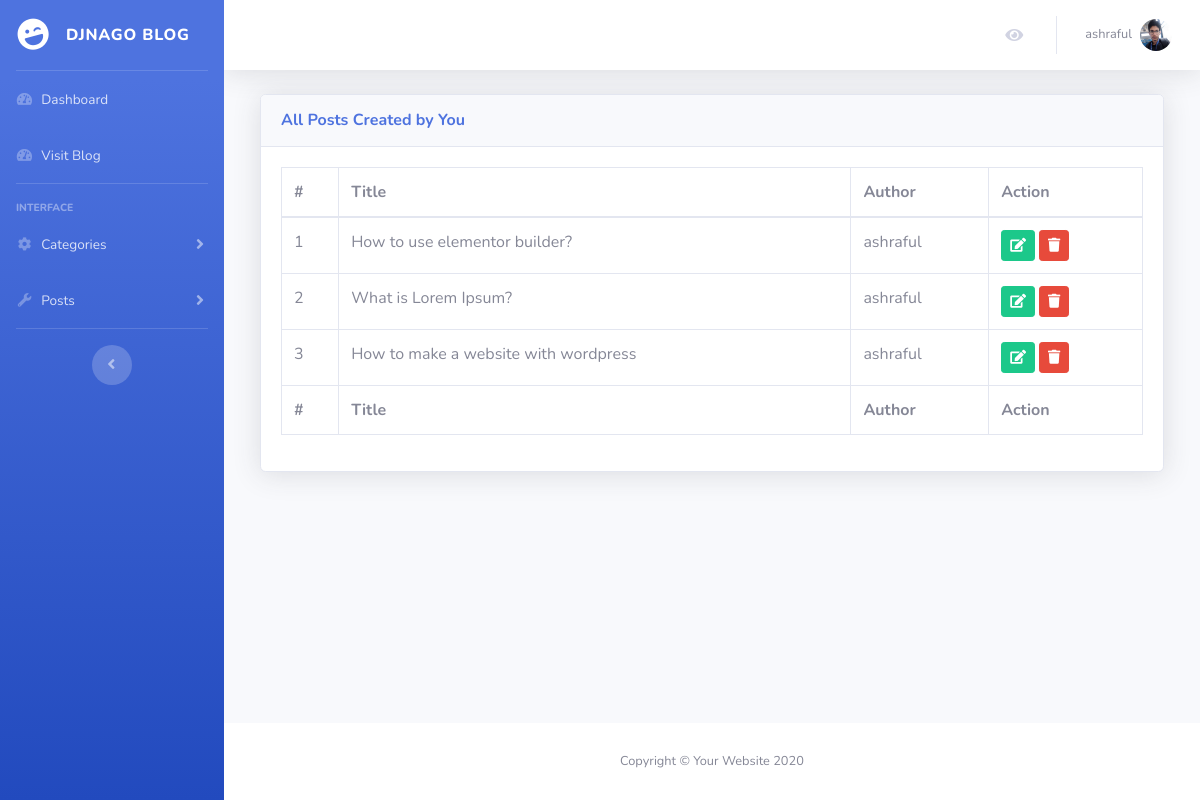
The app's page /post/ (signed in) with its own data.
### app_auth/models.py (models this page shows, shortened)
class UserInfo(models.Model):
    user = models.OneToOneField(User, on_delete=models.CASCADE, related_name='user_info')
    image = models.ImageField(upload_to=image_location)
    bio = models.TextField(blank=True)
    twitter = models.CharField(default='#', max_length=200)
    facebook = models.CharField(default='#', max_length=200)
    instagram = models.CharField(default='#', max_length=200)
    linkedin = models.CharField(default='#', max_length=200)
    github = models.CharField(default='#', max_length=200)

### app_post/models.py (models this page shows)
class Post(models.Model):
    author = models.ForeignKey(User, on_delete=models.CASCADE, null=False, blank=False, related_name='post_author')
    category = models.ForeignKey(Category, on_delete=models.CASCADE, null=False, blank=False, related_name='post_category')
    title = models.CharField(max_length=100, null=False, blank=False)
    slug = models.SlugField(max_length=50, unique=True)
    content = models.TextField(null=False, blank=False)
    image = models.ImageField(upload_to=image_location)
    created_at = models.DateTimeField(auto_now_add=True)
    updated_at = models.DateTimeField(auto_now=True)
    class Meta:
        ordering = ('-id',)

### app_post/views.py (the view)
# urls.py: path('', views.show_post, name='show_post'),
@login_required
def show_post(request):
    data = Post.objects.filter(author=request.user)
    return render(request, 'backend/post/posts.html', context={'data':data})

### templates/backend/post/posts.html (shortened to what this page needs)
{% extends 'backend/layouts/app.html' %}
{% block main_content %}
<div class="col-xl-12 col-lg-12">
    <div class="card shadow mb-4">
        <div class="card-header py-3 d-flex flex-row align-items-center justify-content-between">
            <h6 class="m-0 font-weight-bold text-primary">All Posts Created by You</h6>
        </div>
        <div class="card-body">
            <div class="table-responsive">
                <table class="table table-bordered" id="dataTable" width="100%" cellspacing="0">
                    <thead>
                        <tr>
                            <th>#</th>
                            <th>Title</th>
                            <th>Author</th>
                            <th>Action</th>
                        </tr>
                    </thead>
                    <tfoot>
                        <tr>
                            <th>#</th>
                            <th>Title</th>
                            <th>Author</th>
                            <th>Action</th>
                        </tr>
                    </tfoot>
                    <tbody>
                        {% for post in data %}
                        <tr>
                            <td>{{ forloop.counter }}</td>
                            <td>{{ post.title }}</td>
                            <td>{{ post.author.username }}</td>
                            <td>
                                <a class="btn btn-sm btn-success" href="{% url 'app_post:edit_post' pk=post.id %}"><i class="fas fa-edit"></i></a>
                                <a class="btn btn-sm btn-danger" href="{% url 'app_post:delete_post' pk=post.id %}"><i class="fas fa-trash"></i></a>
                            </td>
                        </tr>
                        {% endfor %}
                    </tbody>
                </table>
            </div>
        </div>
    </div>
</div>
{% endblock main_content %}

### templates/backend/layouts/app.html (shortened to what this page needs)
{% include 'backend/layouts/head.html' %}
<body id="page-top">
    <div id="wrapper">
        <ul class="navbar-nav bg-gradient-primary sidebar sidebar-dark accordion" id="accordionSidebar">
            <a class="sidebar-brand d-flex align-items-center justify-content-center" href="{% url 'app_auth:dashboard' %}">
                <div class="sidebar-brand-icon rotate-n-15">
                    <i class="fas fa-laugh-wink"></i>
                </div>
                <div class="sidebar-brand-text mx-3">Djnago Blog</div>
            </a>
            <hr class="sidebar-divider my-0">
            <li class="nav-item">
                <a class="nav-link" href="{% url 'app_auth:dashboard' %}">
                    <i class="fas fa-fw fa-tachometer-alt"></i>
                    <span>Dashboard</span></a>
            </li>
            <li class="nav-item">
                <a class="nav-link" href="{% url 'home' %}">
                    <i class="fas fa-fw fa-tachometer-alt"></i>
                    <span>Visit Blog</span></a>
            </li>
            <hr class="sidebar-divider">
            <div class="sidebar-heading">
                Interface
            </div>
            <li class="nav-item">
                <a class="nav-link collapsed" href="{% url 'app_category:show_category' %}" data-toggle="collapse" data-target="#collapseTwo"
                    aria-expanded="true" aria-controls="collapseTwo">
                    <i class="fas fa-fw fa-cog"></i>
                    <span>Categories</span>
                </a>
            </li>
            <li class="nav-item">
                <a class="nav-link collapsed" href="#" data-toggle="collapse" data-target="#collapseUtilities"
                    aria-expanded="true" aria-controls="collapseUtilities">
                    <i class="fas fa-fw fa-wrench"></i>
                    <span>Posts</span>
                </a>
            </li>
            <hr class="sidebar-divider">
            <div class="text-center d-none d-md-inline">
                <button class="rounded-circle border-0" id="sidebarToggle"></button>
            </div>
        </ul>
        <div id="content-wrapper" class="d-flex flex-column">
            <div id="content">
                <nav class="navbar navbar-expand navbar-light bg-white topbar mb-4 static-top shadow">
                    <ul class="navbar-nav ml-auto">
                        <li class="nav-item dropdown no-arrow mx-1">
                            <a class="nav-link dropdown-toggle" href="{% url 'home' %}">
                                <i class="fas fa-eye fa-fw"></i>
                            </a>
                        </li>
                        <li class="nav-item dropdown no-arrow">
                            <a class="nav-link dropdown-toggle" href="#" id="userDropdown" role="button"
                                data-toggle="dropdown" aria-haspopup="true" aria-expanded="false">
                                <span class="mr-2 d-none d-lg-inline text-gray-600 small">{{ user.username }}</span>
                                <img class="img-profile rounded-circle"
                                    src="/media/{% if user.user_info.image %}{{ user.user_info.image }}{% else %}undraw_profile.svg{% endif %}">
                            </a>
                        </li>
                    </ul>
                </nav>
                <div class="container-fluid">
                    {% block main_content %}{% endblock main_content %}
                </div>
            </div>
            <footer class="sticky-footer bg-white">
                <div class="container my-auto">
                    <div class="copyright text-center my-auto">
                        <span>Copyright &copy; Your Website 2020</span>
                    </div>
                </div>
            </footer>
        </div>
    </div>
{% include 'backend/layouts/footer.html' %}

### static/css/all.css (style rules this page uses)
.fa, .fas, .far, .fal, .fad, .fab { -moz-osx-font-smoothing: grayscale; -webkit-font-smoothing: antialiased; display: inline-block; font-style: normal; font-variant: normal; text-rendering: auto; line-height: 1; }
.fa-fw { text-align: center; width: 1.25em; }
.fa-cog:before { content: "\f013"; }
.fa-edit:before { content: "\f044"; }
.fa-eye:before { content: "\f06e"; }
.fa-laugh-wink:before { content: "\f59c"; }
.fa-tachometer-alt:before { content: "\f3fd"; }
.fa-trash:before { content: "\f1f8"; }
.fa-wrench:before { content: "\f0ad"; }

### records on screen
Post: title "How to use elementor builder?", author.username "ashraful"
Post: title "What is Lorem Ipsum?", author.username "ashraful"
Post: title "How to make a website with wordpress", author.username "ashraful"

### other values on screen
{{ user.username }} "ashraful"
